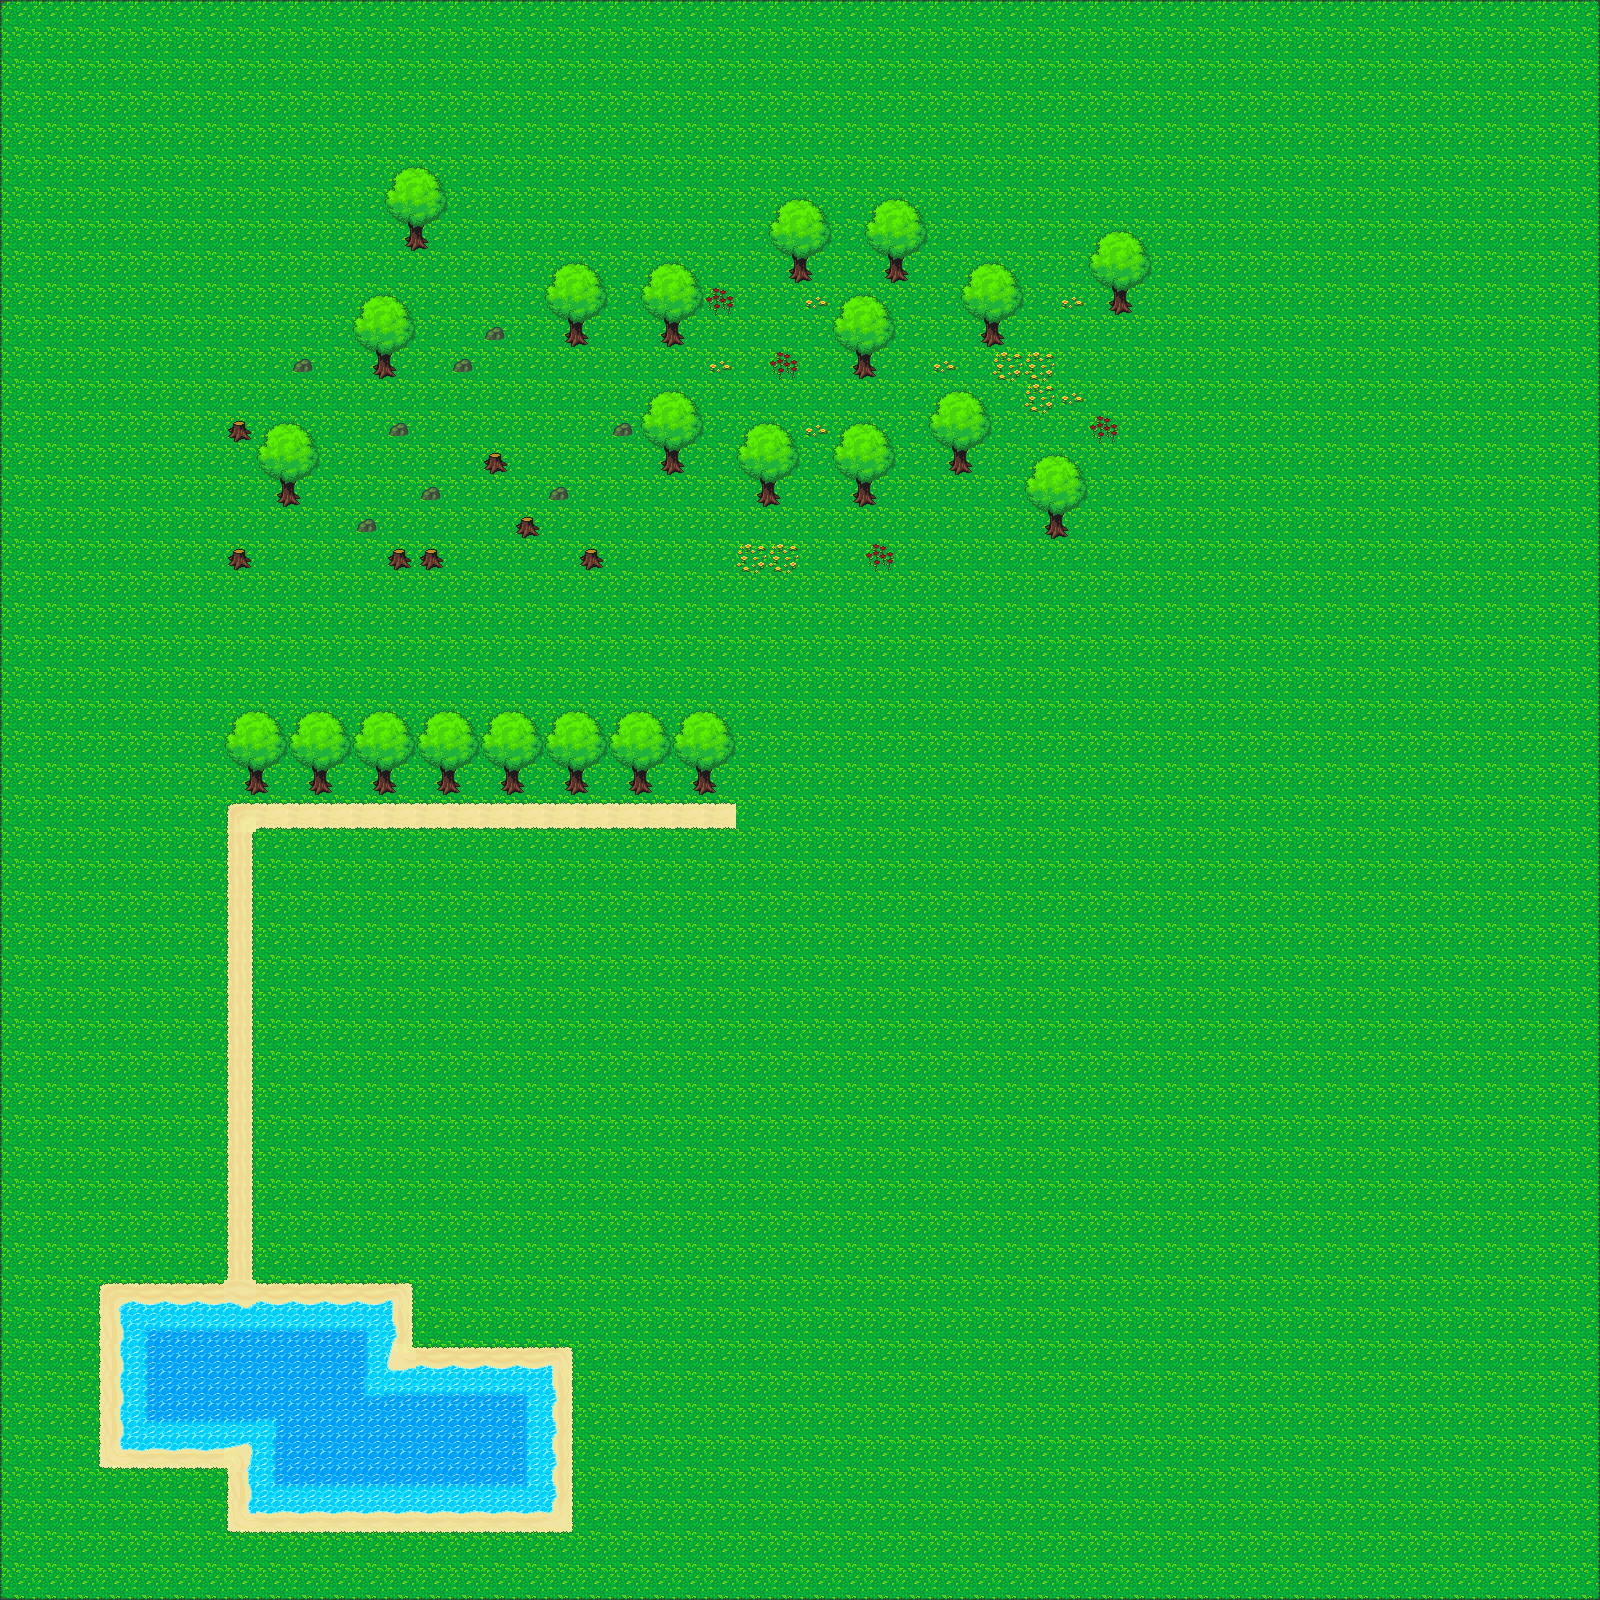

This is a level from a 2D game, rendered from its Tiled map with the project's own tilesets. A one-line summary and the map file follow, with tile-layer data summarised:
An orthogonal 50x50 tile map with 32x32 px tiles, 2 tile layers (Tile Layer 1, trees).

<map version="1.0" tiledversion="1.1.2" orientation="orthogonal" renderorder="right-down" width="50" height="50" tilewidth="32" tileheight="32" infinite="0" nextobjectid="1">
 <tileset firstgid="1" name="32x32_map_tile v1.2" tilewidth="32" tileheight="32" spacing="1" margin="1" tilecount="400" columns="20">
  <image source="32x32_map_tile v1.2.png" width="661" height="661" />
 </tileset>
 <layer name="Tile Layer 1" width="50" height="50">
  <data>[2500 cells, 2500 non-empty, 38 distinct tile ids]</data>
 </layer>
 <layer name="trees" width="50" height="50">
  <data>[2500 cells, 171 non-empty, 12 distinct tile ids]</data>
 </layer>
</map>
